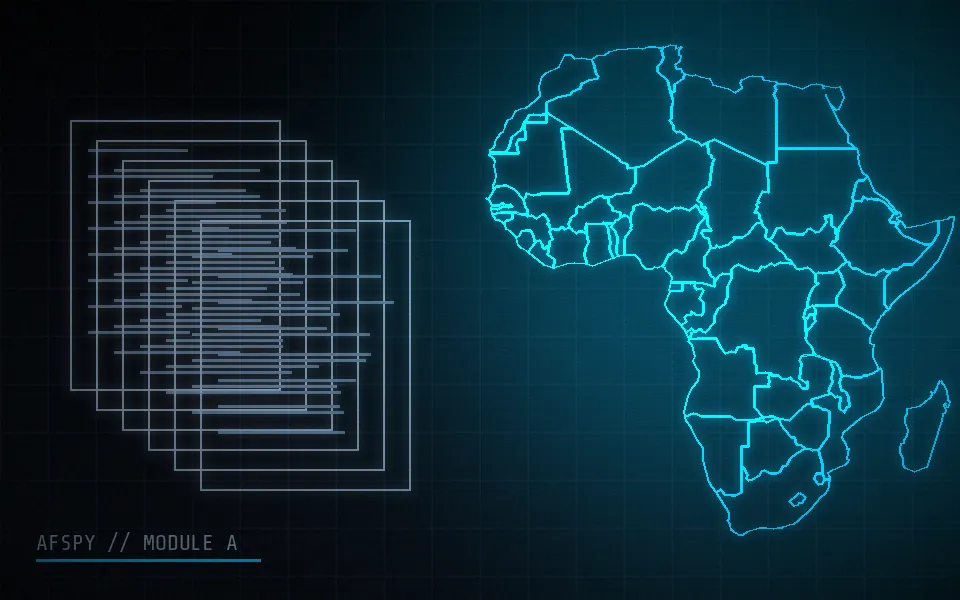
#> input picture assets/images/covers/A.webp, 960 x 600 px, given in place of A.webp.webp, which was not available
$ python -i generate_videos.py   (imports and definitions only)
#> lines starting #> are read from the running program, lines starting #| are printed output that depends on the picture
#!/usr/bin/env python3
"""
AFRICA'SPY — génération des « briefings vidéo » pédagogiques (MP4 H.264, sans narration).

Pour chaque formation : écran-titre, un écran par chapitre (titre + résumé),
un rappel éthique et un écran de clôture, enchaînés par fondus enchaînés.
Entrée : JSON du catalogue (php -r 'echo json_encode(require "database/seed/catalog.php");').
Usage : python3 resources/tools/generate_videos.py /chemin/catalog.json
"""
import json, os, subprocess, sys, tempfile, textwrap
from PIL import Image, ImageDraw, ImageFont, ImageFilter

ROOT = os.path.dirname(os.path.dirname(os.path.dirname(os.path.abspath(__file__))))
FONTS = os.path.join(ROOT, 'resources', 'pdf-fonts')
OUT = os.path.join(ROOT, 'uploads', 'videos')
W, H = 1280, 720
SLIDE = 5.0
FADE = 0.8
ACC = {'A': (0, 200, 255), 'B': (213, 179, 106), 'C': (255, 64, 87), 'D': (134, 93, 255), 'E': (0, 240, 208), 'F': (26, 255, 156), 'G': (8, 124, 255)}


def f(name, size):
    return ImageFont.truetype(os.path.join(FONTS, name), size)


def base(cat):
#> called with cat = '../../assets/images/covers/A.webp'
    cover = Image.open(os.path.join(ROOT, 'assets', 'images', 'covers', cat + '.webp')).convert('RGB').resize((W, int(W * 600 / 960)))
    img = Image.new('RGB', (W, H), (5, 7, 11))
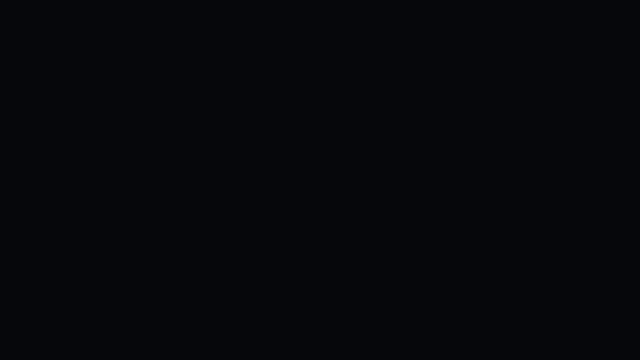
#> img: PIL image 1280x720 RGB (shown at 1/2 size); mean R, G, B 5, 7, 11
    img.paste(cover.filter(ImageFilter.GaussianBlur(2)), (0, (H - cover.height) // 2))
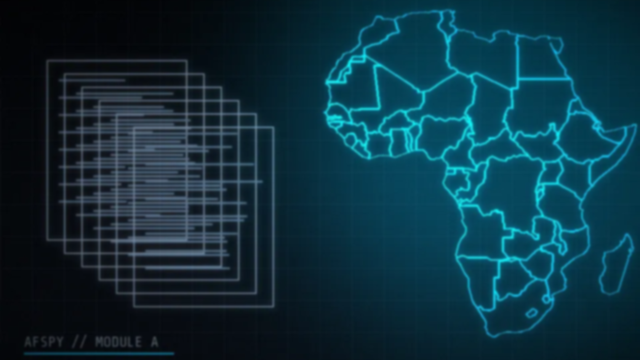
#> img: PIL image 1280x720 RGB (shown at 1/2 size); mean R, G, B 13.2, 49.4, 62.9
    shade = Image.new('RGBA', (W, H), (5, 7, 11, 200))
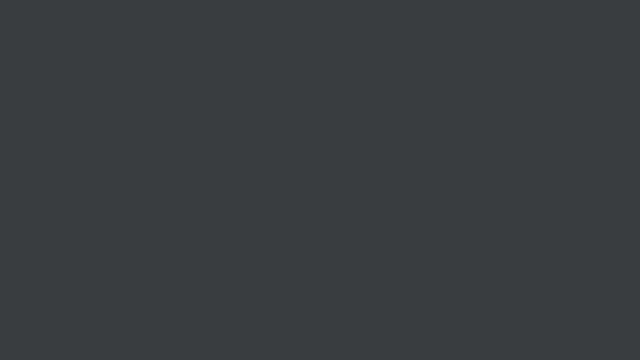
#> shade: PIL image 1280x720 RGBA (shown at 1/2 size); mean R, G, B, A 5, 7, 11, 200; transparent parts drawn white
    img = Image.alpha_composite(img.convert('RGBA'), shade)
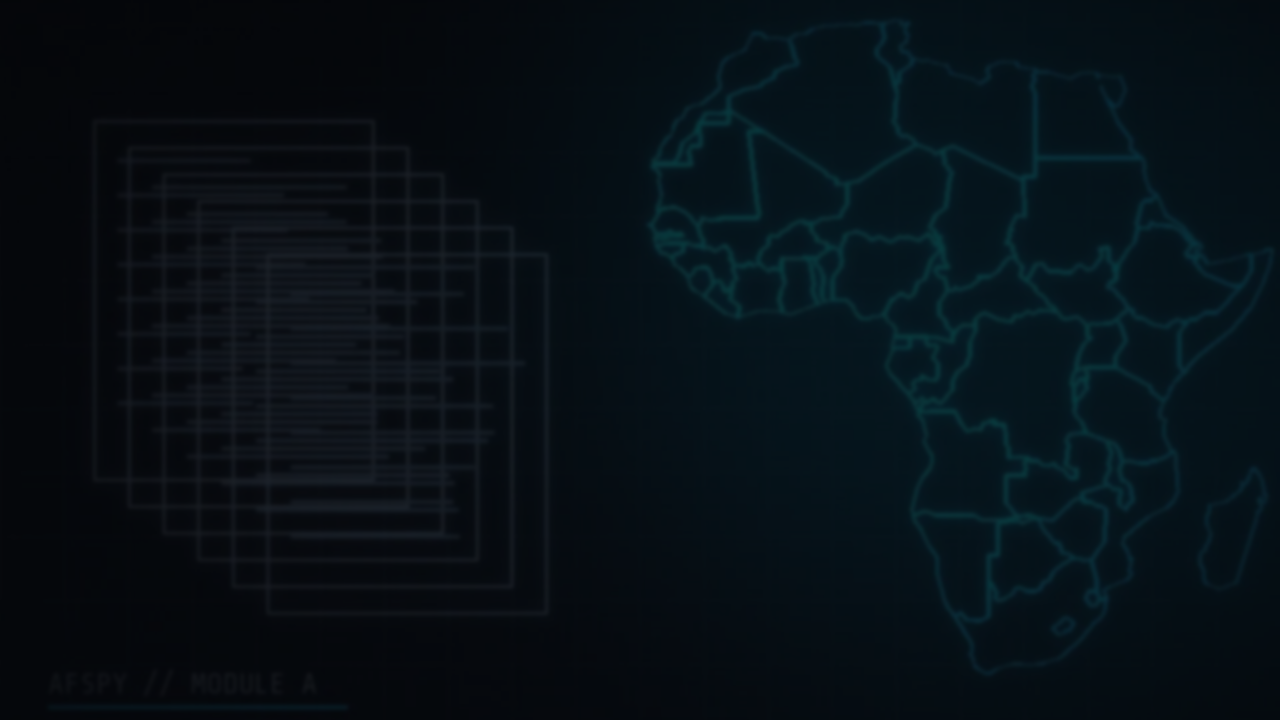
#> img: PIL image 1280x720 RGBA; mean R, G, B, A 6.8, 16.2, 22.2, 255
    d = ImageDraw.Draw(img)
    a = ACC.get(cat, (0, 200, 255))
    d.rectangle((60, 60, W - 60, H - 60), outline=(60, 75, 90), width=1)
    for (x, y, dx, dy) in [(60, 60, 1, 1), (W - 60, 60, -1, 1), (60, H - 60, 1, -1), (W - 60, H - 60, -1, -1)]:
        d.line([(x, y), (x + 30 * dx, y)], fill=a, width=3)
        d.line([(x, y), (x, y + 30 * dy)], fill=a, width=3)
    d.text((90, 84), "AFRICA'SPY // INTELLIGENCE ACADEMY", font=f('ShareTechMono-400.ttf', 18), fill=(150, 165, 180))
    return img, d, a


# [60 lines left out: functions wrap, slide, build, not called in this run]


# [9 lines not run here, left out]

>>> result = base('../../assets/images/covers/A.webp')

$ run again, on assets/images/covers/E.webp
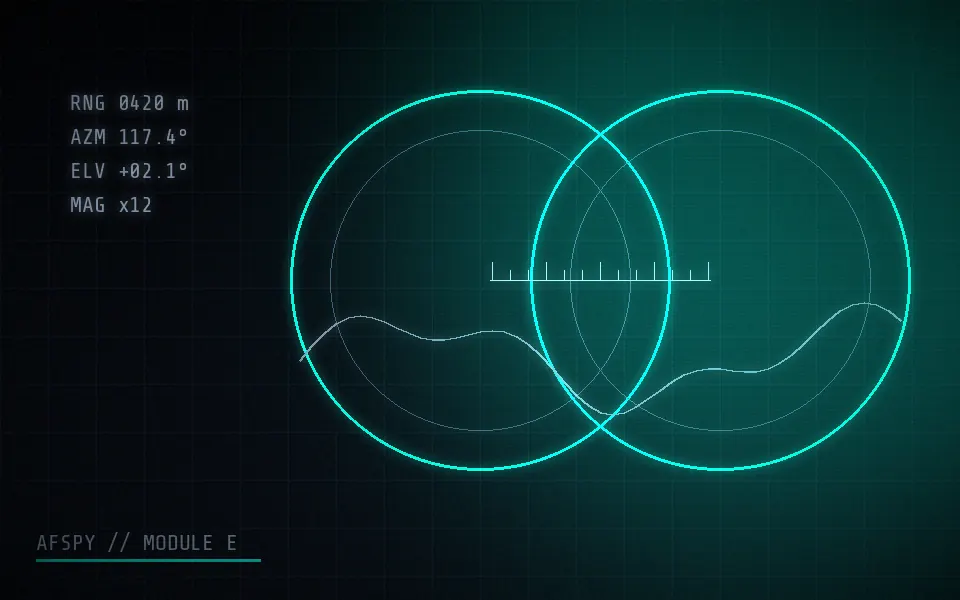
#> input picture assets/images/covers/E.webp, 960 x 600 px, given in place of E.webp.webp, which was not available
#> in base, `img.paste(cover.filter(ImageFilter.GaussianBlur(2)), (0, (H - cover.he..`:
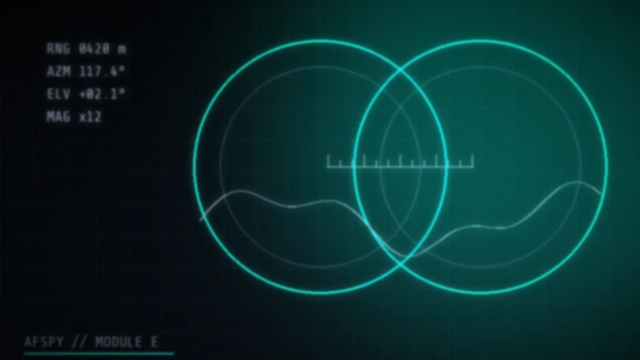
#> img: PIL image 1280x720 RGB (shown at 1/2 size); mean R, G, B 7.7, 45.6, 45.7
#> in base, `img = Image.alpha_composite(img.convert('RGBA'), shade)`:
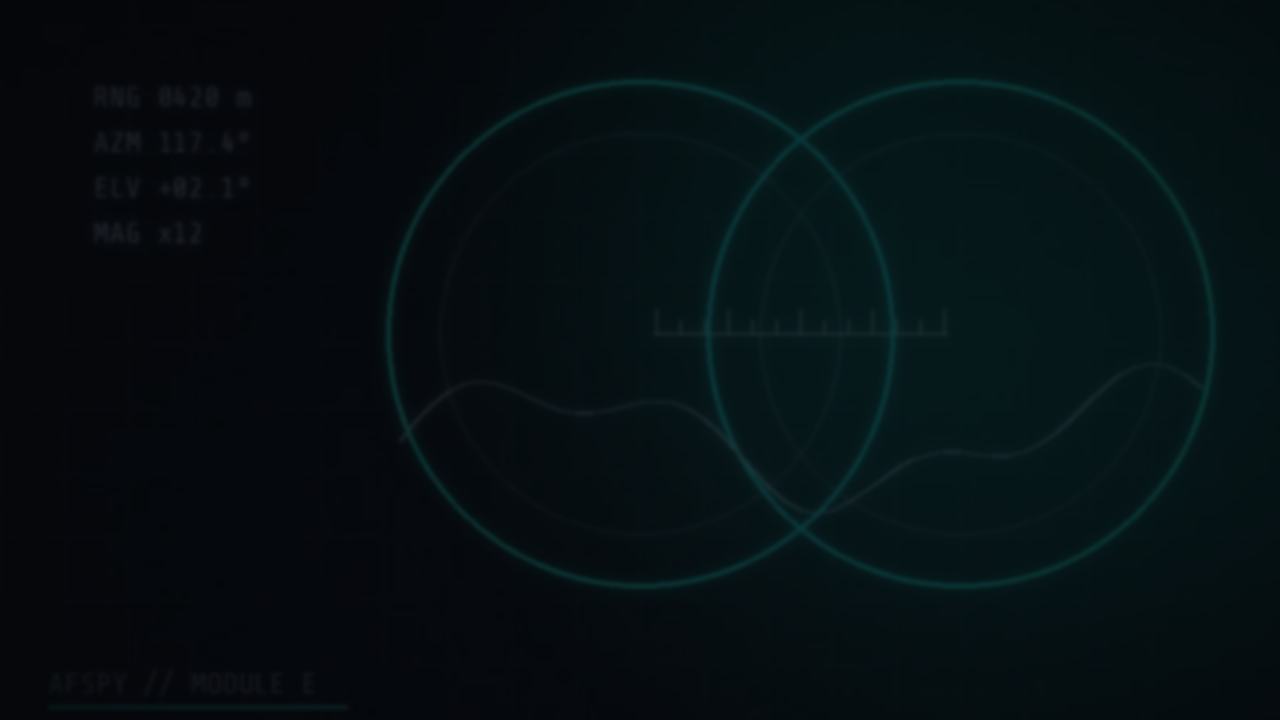
#> img: PIL image 1280x720 RGBA; mean R, G, B, A 5.6, 15.3, 18.5, 255

$ run again, on assets/images/covers/F.webp
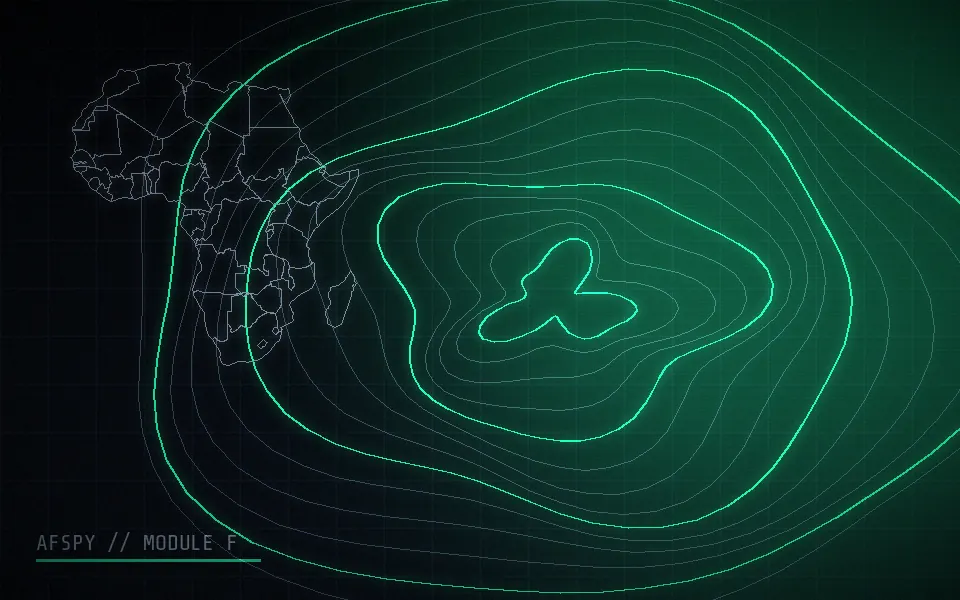
#> input picture assets/images/covers/F.webp, 960 x 600 px, given in place of F.webp.webp, which was not available
#> in base, `img.paste(cover.filter(ImageFilter.GaussianBlur(2)), (0, (H - cover.he..`:
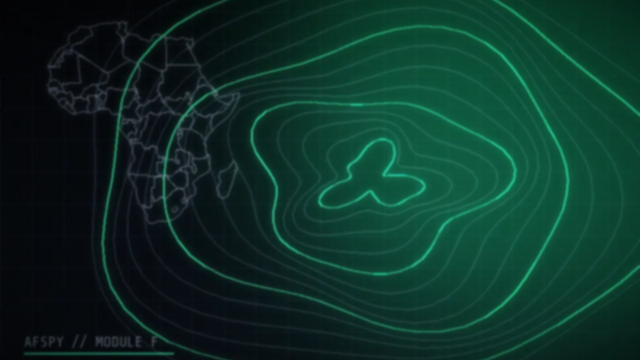
#> img: PIL image 1280x720 RGB (shown at 1/2 size); mean R, G, B 12.7, 49.6, 40.2
#> in base, `img = Image.alpha_composite(img.convert('RGBA'), shade)`:
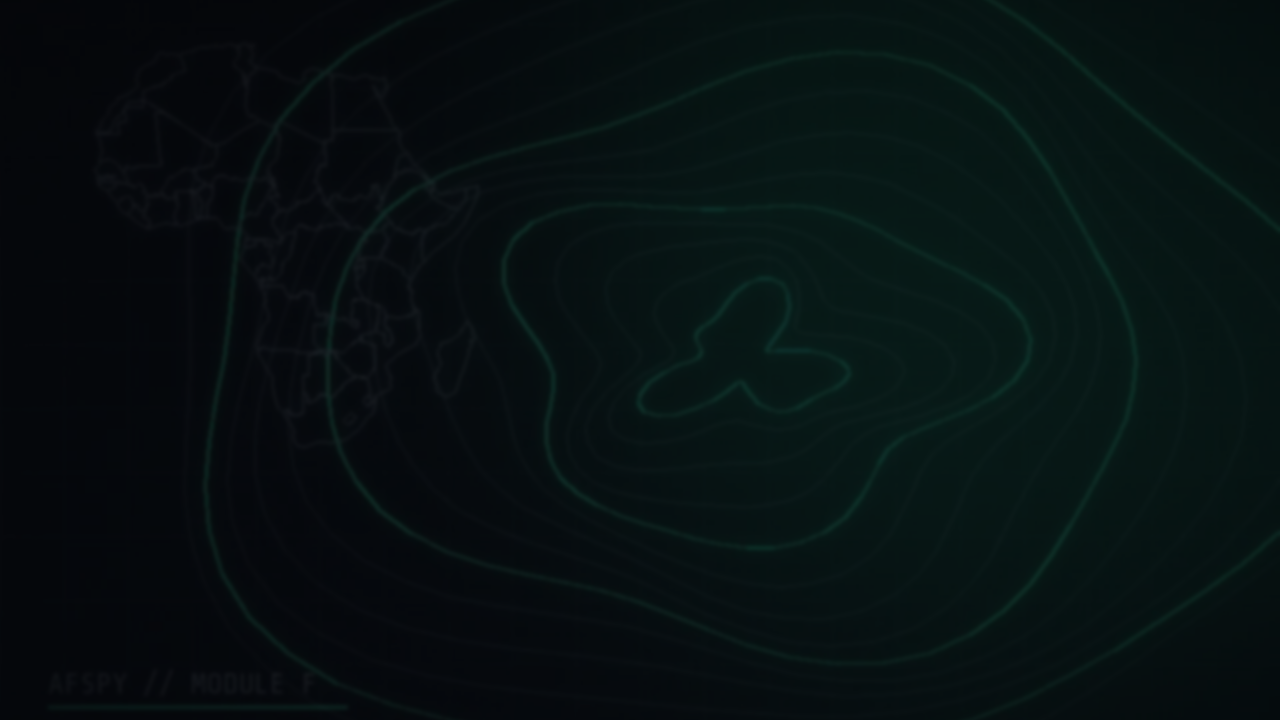
#> img: PIL image 1280x720 RGBA; mean R, G, B, A 6.7, 16.2, 17.3, 255
